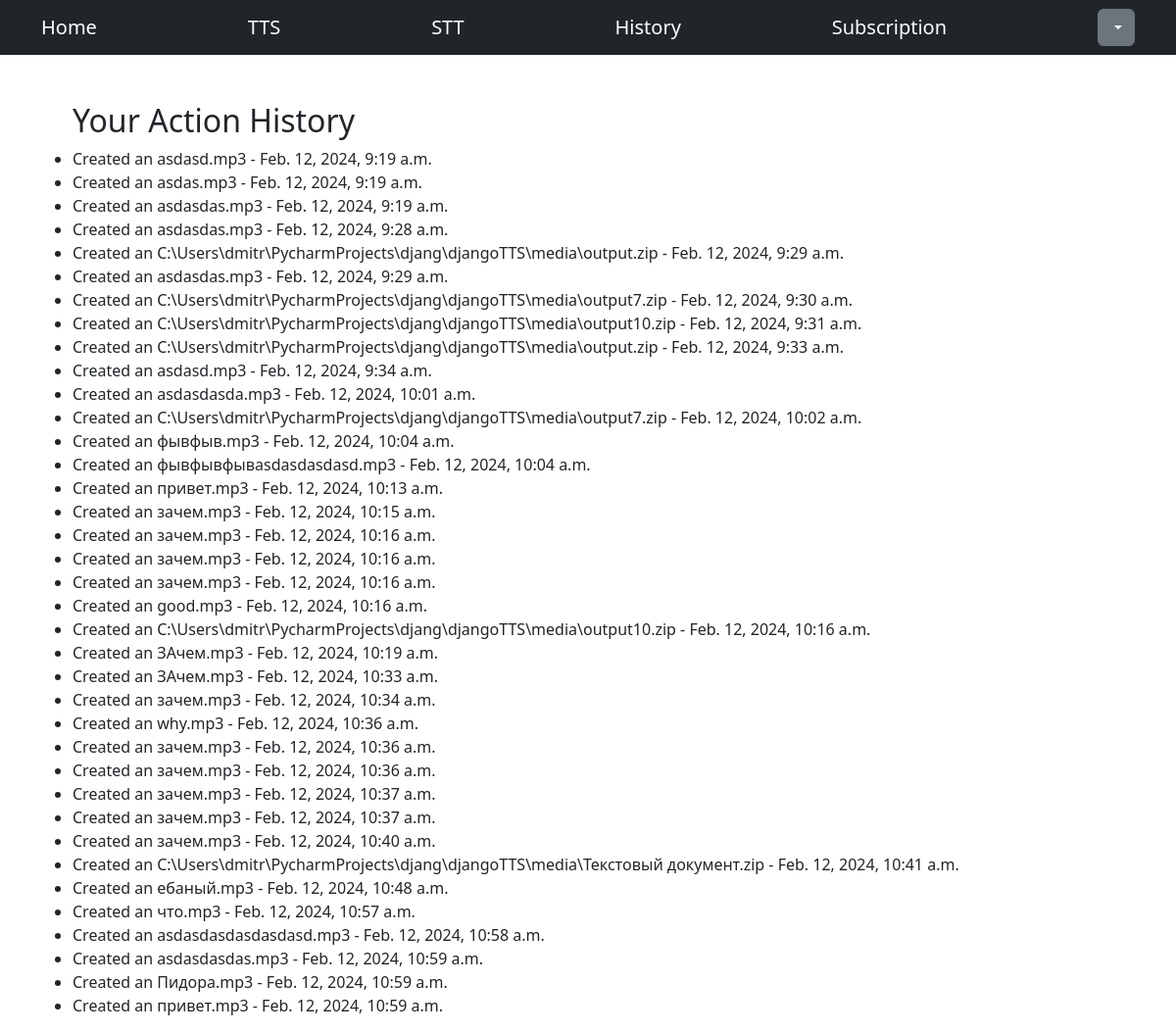
Page /tts/history (signed in) on the earlier database version.
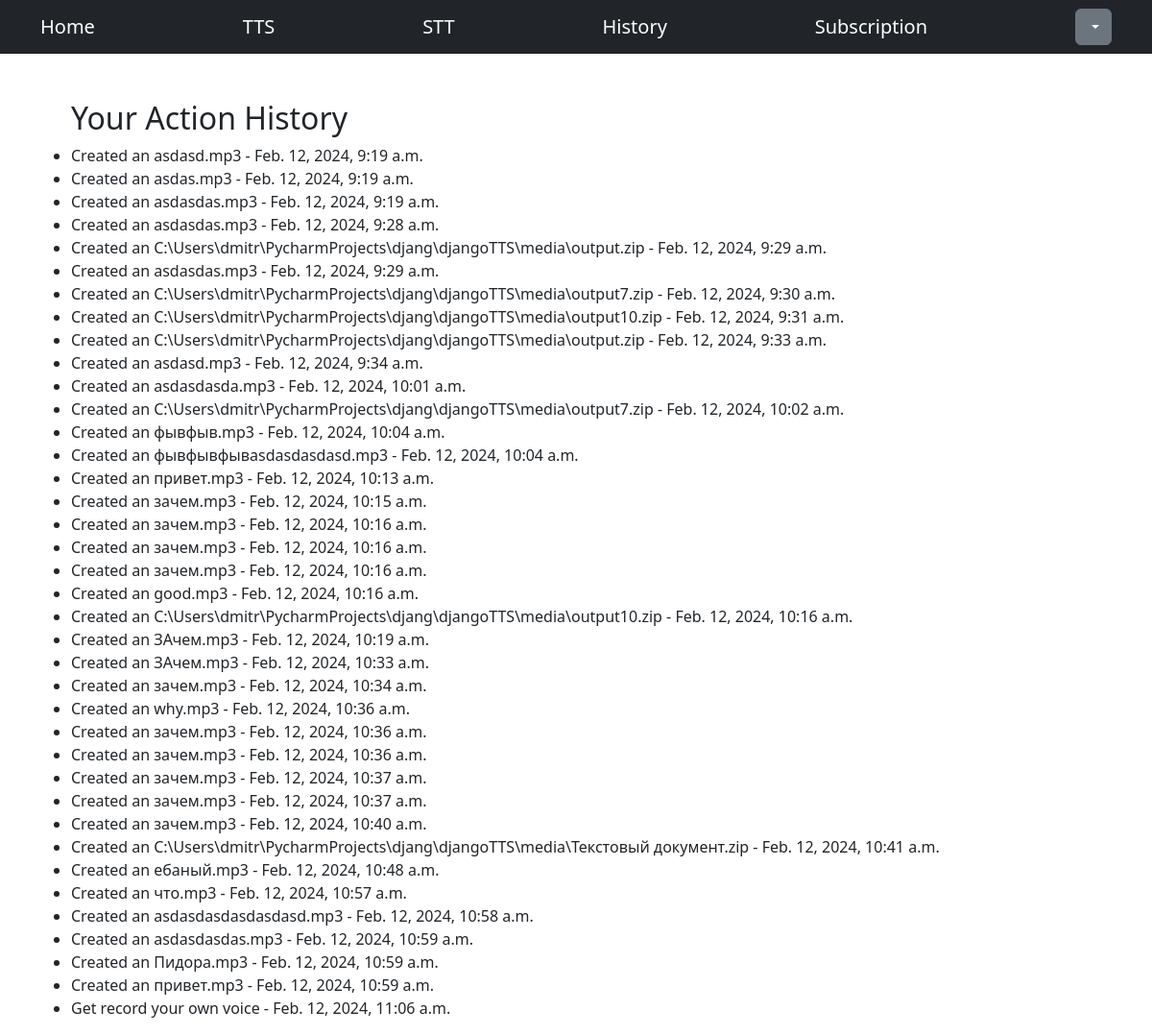
Same page on the later database version.
### tts/models.py (models this page shows, shortened)
class UserAction(models.Model):
    user = models.ForeignKey(settings.AUTH_USER_MODEL, on_delete=models.CASCADE)
    action = models.CharField(max_length=124, null=True, blank=True)
    timestamp = models.DateTimeField(auto_now_add=True)

### tts/views.py (the view)
# urls.py: path('history', views.UsersHistoryView.as_view(), name='history'),
class UsersHistoryView(View):
    template_name = 'tts/history.html'
    def get(self, request, *args, **kwargs):
        user_actions = UserAction.objects.filter(user=request.user)
        return render(request, self.template_name, {'user_actions': user_actions})

### tts/templates/tts/history.html
{% extends 'users/base.html' %}
{% load static %}
{% block content %}
  <div class="container mt-5">
    {% if user_actions %}
      <ul>
        <h2>Your Action History</h2>
        {% for action in user_actions %}
          <li>{{ action.action }} - {{ action.timestamp }}</li>
        {% endfor %}
      </ul>
    {% else %}
      <p>No action history available.</p>
    {% endif %}
  </div>
{% endblock %}

Differences in the rows shown:
added UserAction: action "Get record your own voice", timestamp "Feb. 12, 2024, 11:06 a.m."
